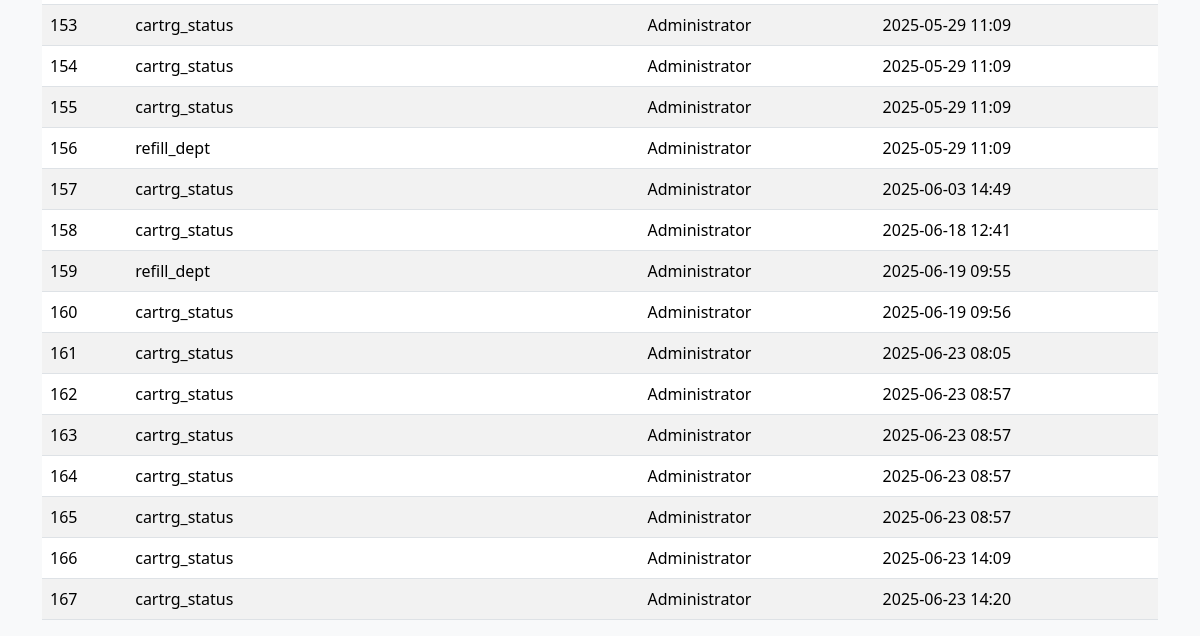
The app's page /event_log (signed in, lower part), older data.
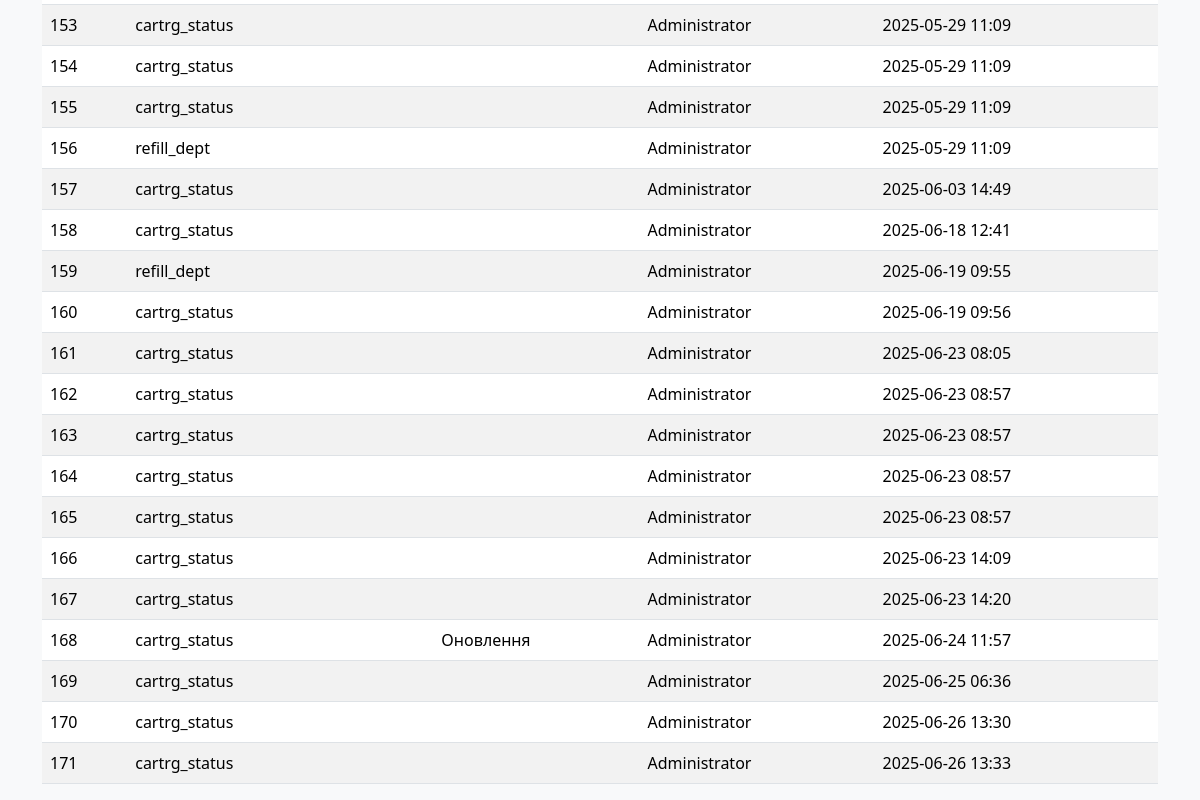
The same page, newer data.
### models.py (models this page shows)
class EventLog(db.Model):
    __tablename__ = "event_log"
    id: Mapped[int] = mapped_column(primary_key=True)
    table_name: Mapped[str] = mapped_column(String(30))
    event_type: Mapped[int] = mapped_column(Integer, server_default=literal(0))
    user_updated: Mapped[int] = mapped_column(ForeignKey(User.id))
    time_updated: Mapped[DateTime] = mapped_column(DateTime, server_default=func.now())

class User(db.Model, UserMixin):
    __tablename__ = "users"
    id: Mapped[int] = mapped_column(primary_key=True)
    username: Mapped[str] = mapped_column(String(30), unique=True, nullable=False)
    password: Mapped[str] = mapped_column(String(255), nullable=False)
    humanname: Mapped[str] = mapped_column(String(60), nullable=False)
    dept_id: Mapped[int] = mapped_column(ForeignKey('refill_dept.id'), nullable=False)
    lastlogin: Mapped[datetime] = mapped_column(DateTime, server_default=func.now())
    active: Mapped[bool] = mapped_column(default=True)
    time_updated: Mapped[DateTime] = mapped_column(DateTime, server_default=func.now())
    role: Mapped[str] = mapped_column(String(30), server_default="user")

### app.py (the view)
    def wrapper(*args, **kwargs):
        if current_user.role != 'admin':
            abort(403)
        return f(*args, **kwargs)

### app.py (called while the page is built)
@login_manager.user_loader
def load_user(user_id):
    return User.query.get(int(user_id))

def admin_required(f):
    def wrapper(*args, **kwargs):
        if current_user.role != 'admin':
            abort(403)
        return f(*args, **kwargs)
    wrapper.__name__ = f.__name__
    return wrapper

@app.route('/event_log')
@login_required
@admin_required
def event_log():
    table_filter = request.args.get('table_filter', '')
    type_filter = request.args.get('type_filter', '')
    query = EventLog.query
    if table_filter:
        query = query.filter(EventLog.table_name == table_filter)
    if type_filter:
        query = query.filter(EventLog.event_type == int(type_filter))
    logs = query.all()
    return render_template('event_log.html', User=User, logs=logs, table_filter=table_filter, type_filter=type_filter)

### templates/event_log.html (shortened to what this page needs)
{% extends "base.html" %}
{% block content %}
    <table class="table table-striped">
        <tbody>
            {% for log in logs %}
            <tr>
                <td>{{ log.id }}</td>
                <td>{{ log.table_name }}</td>
                <td>{{ {0: 'Створення', 1: 'Зміна', 2: 'Оновлення'}[log.event_type] }}</td>
                <td>{{ User.query.get(log.user_updated).humanname }}</td>
                <td>{{ log.time_updated.strftime('%Y-%m-%d %H:%M') }}</td>
            </tr>
            {% endfor %}
        </tbody>
    </table>
{% endblock %}

### templates/base.html (shortened to what this page needs)
<!DOCTYPE html>
<html lang="uk">
<head>
    <link rel="stylesheet" href="{{ url_for('static', filename='css/bootstrap.min.css') }}">
    <link rel="stylesheet" href="{{ url_for('static', filename='css/style.css') }}">
</head>
<body>
    <div class="container mt-4">
        {% block content %}{% endblock %}
    </div>
</body>
</html>

### static/css/style.css (style rules this page uses)
body { background-color: #f8f9fa; }

Row changes from the older to the newer data that the page shows:
added EventLog: id "168", table_name "cartrg_status", event_type "Оновлення", query.get "Administrator", time_updated "2025-06-24 11:57"
added EventLog: id "169", table_name "cartrg_status", query.get "Administrator", time_updated "2025-06-25 06:36"
added EventLog: id "170", table_name "cartrg_status", query.get "Administrator", time_updated "2025-06-26 13:30"
added EventLog: id "171", table_name "cartrg_status", query.get "Administrator", time_updated "2025-06-26 13:33"
